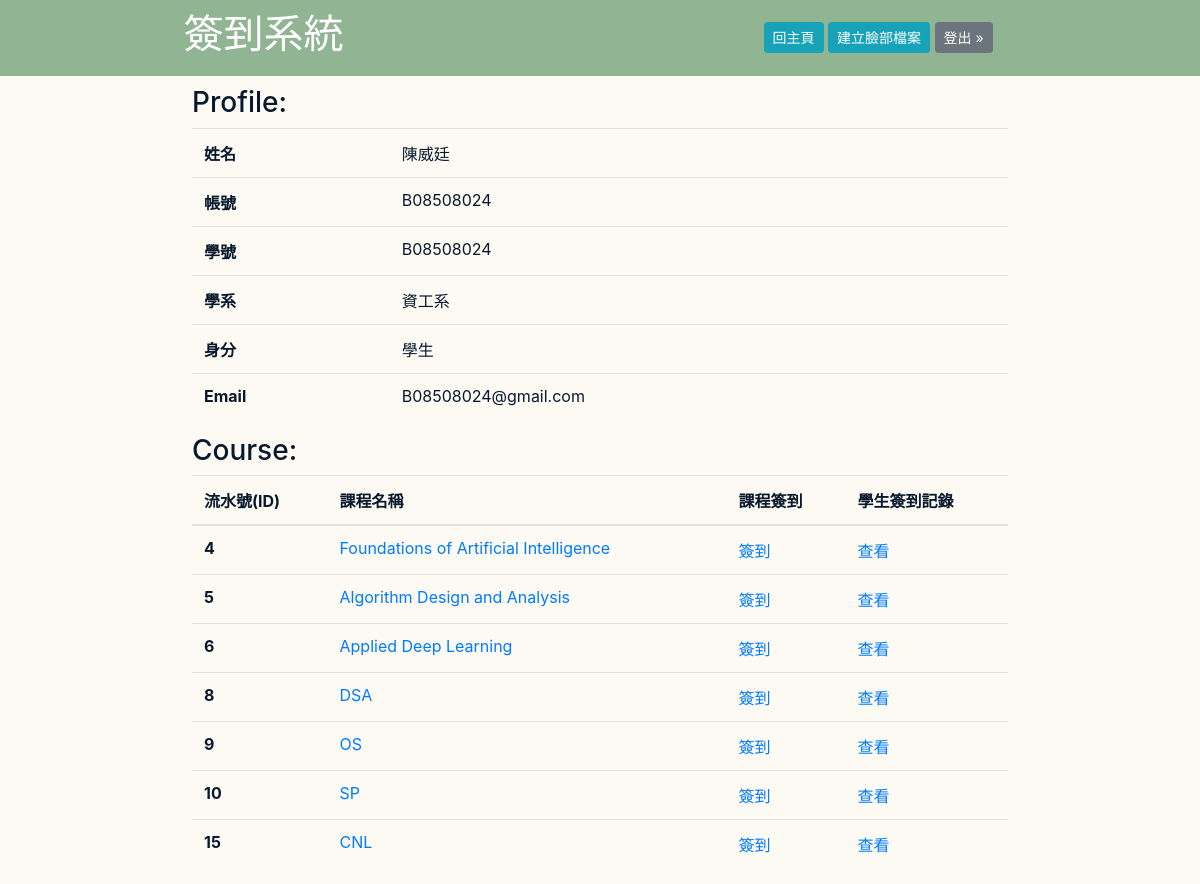
The app's page /main/profile_2/ (signed in) with its own data.
### main/models.py (models this page shows, shortened)
class UserProfile(models.Model):
    user = models.OneToOneField(User, on_delete=models.CASCADE)
    student_id = models.CharField(blank=True, max_length=20)
    department = models.CharField(blank=True, max_length=50)
    is_teacher = models.BooleanField(blank=True, default=False)
    is_student = models.BooleanField(blank=True, default=False)

class Course(models.Model):
	course_name = models.CharField(max_length = 20)
	teacher = models.ManyToManyField(User, related_name = 'teachers')
	students = models.ManyToManyField(User, related_name = 'students')
	start_date = models.CharField(blank=True, max_length = 20)
	end_date = models.CharField(blank=True, max_length = 20)
	course_address = models.CharField(blank=True, max_length = 100)
	def get_absolute_url(self):
		return reverse("main:course_profile", kwargs={"id": self.id})
	def get_class_signin_url(self):
		return reverse("main:face_detect", kwargs={"course_id": self.id})
	def get_his_div_url(self):
		return reverse("main:history_divide", kwargs={"id": self.id})

### main/views.py (the view, shortened to what this page needs)
# urls.py: path('profile_<int:id>/', views.profile, name='profile'),
@login_required
def profile(request, id):
    User_profile = get_object_or_404(UserProfile, user=request.user)
    if User_profile.id == id:
        if User_profile.is_teacher:
            course_list = request.user.teachers.all()
        else :
            course_list = request.user.students.all()
        context = {
            'form1' : request.user,
            'form2' : User_profile,
            'course_list' : course_list,
            'form3' : User_profile
        }
        return render(request, 'main/profile.html', context)

### templates/main/profile.html (shortened to what this page needs)
{% extends 'base.html' %}
{% block content %}
<div class="title">
    <div class="title_text">
        <div style="display: flex;padding-right: 20%;justify-content:space-between">
            <h1>簽到系統</h1>
            <div style="padding-top:1.5%;">
                {% if form1.is_authenticated %}
                <a class="btn btn-sm btn-info" href= "{% url 'main:home' %}" role="button">回主頁</a>
		{% if form2.is_student %}
		<a class="btn btn-sm btn-info" href="{% url 'main:face_build' %}" role="button">建立臉部檔案</a>
		{% endif %}
		<a class="btn btn-sm btn-secondary" href="{% url 'main:logout' %}" role="button">登出 &#187;</a>
		{% else %}
                <a class="btn btn-sm btn-secondary" href="{% url 'main:login' %}" role="button">登入 &#187;</a>
                {% endif %}
            </div>
        </div>
    </div>
</div>
<div class="context">
	<h3 style="color:#08192D;">Profile:</h3>
<table class="table">
    <tbody>
        <tr>
            <th scope="row">姓名</th>
            <td>{{ form1.last_name }}{{ form1.first_name }}</td>
        </tr>
        <tr>
            <th scope="row">帳號</th>
            <td>{{ form1.username }}</td>
        </tr>
        <tr>
            <th scope="row">學號</th>
            <td>{{ form2.student_id }}</td>
        </tr>
        <tr>
            <th scope="row">學系</th>
            <td>{{ form2.department }}</td>
        </tr>
        <tr>
            <th scope="row">身分</th>
            {% if form2.is_teacher %}
                <td>教授</td>
            {% else %}
                <td>學生</td>
            {% endif %}
        </tr>
        <tr>
            <th scope="row">Email</th>
            <td>{{ form1.email }}</td>
        </tr>
    </tbody>
</table>
<div style="display:flex;justify-content: space-between;">
    <h3 style="color:#08192D;">Course:</h3>
</div>
<table class="table">
    <thead>
        <tr>
            <th scope="col">流水號(ID)</th>
            <th scope="col">課程名稱</th>
            {% if form3.is_student %}
                <th scope="col">課程簽到</th>
            {% endif %}
            <th scope="col">學生簽到記錄</th>
        </tr>
    </thead>
    <tbody>
        {% for course in course_list %}
        <tr>
            <th scope="row">{{ course.id }}</th>
            <td><a href= {{course.get_absolute_url}}> {{course.course_name}}</a></td>
            {% if form3.is_student %}
                <td><a href= {{course.get_class_signin_url}}> 簽到</a></td>
            {% endif %}
            <td><a href= {{course.get_his_div_url}}> 查看</a></td>
        </tr>
        {% endfor %}
    </tbody>
</table>
</div>
{% endblock  %}

### templates/base.html (style rules this page uses)
table.table { color: #08192D; }
div.title { margin: 0px 0px; padding: 10px 5px; max-width: none; width: 100%; background-color: #91B493; }
div.title_text { padding-left: 15%; }
div.context { padding-left: 16%; padding-right: 16%; padding-top: 10px; }
h3, h2, p { color: #08192D; }

### records on screen
UserProfile: student_id "B08508024", department "資工系"
Course: id "4", course_name "Foundations of Artificial Intelligence"
Course: id "5", course_name "Algorithm Design and Analysis"
Course: id "6", course_name "Applied Deep Learning"
Course: id "8", course_name "DSA"
Course: id "9", course_name "OS"
Course: id "10", course_name "SP"
Course: id "15", course_name "CNL"
